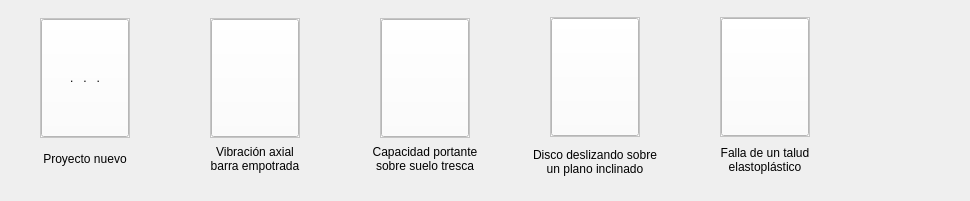
          <widget class="QWidget" name="scrollAreaWidgetContents_2">
           <property name="geometry">
            <rect>
             <x>0</x>
             <y>0</y>
             <width>970</width>
             <height>201</height>
            </rect>
           </property>
           <property name="sizePolicy">
            <sizepolicy hsizetype="Fixed" vsizetype="Fixed">
             <horstretch>0</horstretch>
             <verstretch>0</verstretch>
            </sizepolicy>
           </property>
           <layout class="QHBoxLayout" name="horizontalLayout_5">
            <property name="spacing">
             <number>0</number>
            </property>
            <property name="leftMargin">
             <number>0</number>
            </property>
            <property name="topMargin">
             <number>15</number>
            </property>
            <property name="rightMargin">
             <number>0</number>
            </property>
            <property name="bottomMargin">
             <number>0</number>
            </property>
            <item>
             <widget class="QFrame" name="frame_4">
              <property name="sizePolicy">
               <sizepolicy hsizetype="Fixed" vsizetype="Fixed">
                <horstretch>0</horstretch>
                <verstretch>0</verstretch>
               </sizepolicy>
              </property>
              <layout class="QHBoxLayout" name="horizontalLayout_4">
               <property name="spacing">
                <number>0</number>
               </property>
               <property name="leftMargin">
                <number>0</number>
               </property>
               <property name="topMargin">
                <number>0</number>
               </property>
               <property name="rightMargin">
                <number>0</number>
               </property>
               <property name="bottomMargin">
                <number>16</number>
               </property>
               <item>
                <layout class="QVBoxLayout" name="verticalLayout_2">
                 <item>
                  <layout class="QHBoxLayout" name="horizontalLayout_8">
                   <item>
                    <spacer name="horizontalSpacer_5">
                     <property name="orientation">
                      <enum>Qt::Horizontal</enum>
                     </property>
                     <property name="sizeHint" stdset="0">
                      <size>
                       <width>40</width>
                       <height>20</height>
                      </size>
                     </property>
                    </spacer>
                   </item>
                   <item>
                    <widget class="QFrame" name="frame_cardNew1">
                     <property name="minimumSize">
                      <size>
                       <width>90</width>
                       <height>120</height>
                      </size>
                     </property>
                     <property name="maximumSize">
                      <size>
                       <width>90</width>
                       <height>120</height>
                      </size>
                     </property>
                     <property name="styleSheet">
                      <string notr="true">background-color: rgb(255, 255, 255);</string>
                     </property>
                     <property name="frameShape">
                      <enum>QFrame::StyledPanel</enum>
                     </property>
                     <property name="frameShadow">
                      <enum>QFrame::Raised</enum>
                     </property>
                     <layout class="QHBoxLayout" name="horizontalLayout">
                      <property name="spacing">
                       <number>0</number>
                      </property>
                      <property name="leftMargin">
                       <number>0</number>
                      </property>
                      <property name="topMargin">
                       <number>0</number>
                      </property>
                      <property name="rightMargin">
                       <number>0</number>
                      </property>
                      <property name="bottomMargin">
                       <number>0</number>
                      </property>
                      <item>
                       <widget class="QToolButton" name="toolButton_cardNew1">
                        <property name="sizePolicy">
                         <sizepolicy hsizetype="Expanding" vsizetype="Expanding">
                          <horstretch>0</horstretch>
                          <verstretch>0</verstretch>
                         </sizepolicy>
                        </property>
                        <property name="text">
                         <string>.   .   .</string>
                        </property>
                       </widget>
                      </item>
                     </layout>
                    </widget>
                   </item>
                   <item>
                    <spacer name="horizontalSpacer_6">
                     <property name="orientation">
                      <enum>Qt::Horizontal</enum>
                     </property>
                     <property name="sizeHint" stdset="0">
                      <size>
                       <width>40</width>
                       <height>20</height>
                      </size>
                     </property>
                    </spacer>
                   </item>
                  </layout>
                 </item>
                 <item>
                  <widget class="QLabel" name="label_cardNew1">
                   <property name="minimumSize">
                    <size>
                     <width>120</width>
                     <height>40</height>
                    </size>
                   </property>
                   <property name="maximumSize">
                    <size>
                     <width>16777215</width>
                     <height>40</height>
                    </size>
                   </property>
                   <property name="text">
                    <string>Proyecto nuevo</string>
                   </property>
                   <property name="alignment">
                    <set>Qt::AlignCenter</set>
                   </property>
                  </widget>
                 </item>
                </layout>
               </item>
               <item>
                <layout class="QVBoxLayout" name="verticalLayout_3">
                 <item>
                  <layout class="QHBoxLayout" name="horizontalLayout_11">
                   <item>
                    <spacer name="horizontalSpacer_7">
                     <property name="orientation">
                      <enum>Qt::Horizontal</enum>
                     </property>
                     <property name="sizeHint" stdset="0">
                      <size>
                       <width>40</width>
                       <height>20</height>
                      </size>
                     </property>
                    </spacer>
                   </item>
                   <item>
                    <widget class="QFrame" name="frame_cardNew2">
                     <property name="minimumSize">
                      <size>
                       <width>90</width>
                       <height>120</height>
                      </size>
                     </property>
                     <property name="maximumSize">
                      <size>
                       <width>90</width>
                       <height>120</height>
                      </size>
                     </property>
                     <property name="styleSheet">
                      <string notr="true">background-color: rgb(255, 255, 255);</string>
                     </property>
                     <property name="frameShape">
                      <enum>QFrame::StyledPanel</enum>
                     </property>
                     <property name="frameShadow">
                      <enum>QFrame::Raised</enum>
                     </property>
                     <layout class="QHBoxLayout" name="horizontalLayout_15">
                      <property name="spacing">
                       <number>0</number>
                      </property>
                      <property name="leftMargin">
                       <number>0</number>
                      </property>
                      <property name="topMargin">
                       <number>0</number>
                      </property>
                      <property name="rightMargin">
                       <number>0</number>
                      </property>
                      <property name="bottomMargin">
                       <number>0</number>
                      </property>
                      <item>
                       <widget class="QToolButton" name="toolButton_cardNew2">
                        <property name="sizePolicy">
                         <sizepolicy hsizetype="Expanding" vsizetype="Expanding">
                          <horstretch>0</horstretch>
                          <verstretch>0</verstretch>
                         </sizepolicy>
                        </property>
                        <property name="text">
                         <string/>
                        </property>
                        <property name="icon">
                         <iconset>
                          <normaloff>../resources/imagenes/ejemplo_viga.png</normaloff>../resources/imagenes/ejemplo_viga.png</iconset>
                        </property>
                        <property name="iconSize">
                         <size>
                          <width>100</width>
                          <height>100</height>
                         </size>
                        </property>
                       </widget>
                      </item>
                     </layout>
                    </widget>
                   </item>
                   <item>
                    <spacer name="horizontalSpacer_8">
                     <property name="orientation">
                      <enum>Qt::Horizontal</enum>
                     </property>
                     <property name="sizeHint" stdset="0">
                      <size>
                       <width>40</width>
                       <height>20</height>
                      </size>
                     </property>
                    </spacer>
                   </item>
                  </layout>
                 </item>
                 <item>
                  <widget class="QLabel" name="label_cardNew2">
                   <property name="minimumSize">
                    <size>
                     <width>120</width>
                     <height>40</height>
                    </size>
                   </property>
                   <property name="maximumSize">
                    <size>
                     <width>16777215</width>
                     <height>40</height>
                    </size>
                   </property>
                   <property name="text">
                    <string>Vibración axial 
barra empotrada</string>
                   </property>
                   <property name="alignment">
                    <set>Qt::AlignCenter</set>
                   </property>
                  </widget>
                 </item>
                </layout>
               </item>
               <item>
                <layout class="QVBoxLayout" name="verticalLayout_4">
                 <item>
                  <layout class="QHBoxLayout" name="horizontalLayout_13">
                   <property name="sizeConstraint">
                    <enum>QLayout::SetDefaultConstraint</enum>
                   </property>
                   <item>
                    <spacer name="horizontalSpacer_11">
                     <property name="orientation">
                      <enum>Qt::Horizontal</enum>
                     </property>
                     <property name="sizeHint" stdset="0">
                      <size>
                       <width>40</width>
                       <height>20</height>
                      </size>
                     </property>
                    </spacer>
                   </item>
                   <item>
                    <widget class="QFrame" name="frame_cardNew3">
                     <property name="minimumSize">
                      <size>
                       <width>90</width>
                       <height>120</height>
                      </size>
                     </property>
                     <property name="maximumSize">
                      <size>
                       <width>90</width>
                       <height>120</height>
                      </size>
                     </property>
                     <property name="styleSheet">
                      <string notr="true">background-color: rgb(255, 255, 255);</string>
                     </property>
                     <property name="frameShape">
                      <enum>QFrame::StyledPanel</enum>
                     </property>
                     <property name="frameShadow">
                      <enum>QFrame::Raised</enum>
                     </property>
                     <layout class="QHBoxLayout" name="horizontalLayout_16">
                      <property name="spacing">
                       <number>0</number>
                      </property>
                      <property name="leftMargin">
                       <number>0</number>
                      </property>
                      <property name="topMargin">
                       <number>0</number>
                      </property>
                      <property name="rightMargin">
                       <number>0</number>
                      </property>
                      <property name="bottomMargin">
                       <number>0</number>
                      </property>
                      <item>
                       <widget class="QToolButton" name="toolButton_cardNew3">
                        <property name="sizePolicy">
                         <sizepolicy hsizetype="Expanding" vsizetype="Expanding">
                          <horstretch>0</horstretch>
                          <verstretch>0</verstretch>
                         </sizepolicy>
                        </property>
                        <property name="text">
                         <string/>
                        </property>
                        <property name="icon">
                         <iconset>
                          <normaloff>../resources/imagenes/ejemplo_capacidad_portante.png</normaloff>../resources/imagenes/ejemplo_capacidad_portante.png</iconset>
                        </property>
                        <property name="iconSize">
                         <size>
                          <width>100</width>
                          <height>100</height>
                         </size>
                        </property>
                       </widget>
                      </item>
                     </layout>
                    </widget>
                   </item>
                   <item>
                    <spacer name="horizontalSpacer_12">
                     <property name="orientation">
                      <enum>Qt::Horizontal</enum>
                     </property>
                     <property name="sizeHint" stdset="0">
                      <size>
                       <width>40</width>
                       <height>20</height>
                      </size>
                     </property>
                    </spacer>
                   </item>
                  </layout>
                 </item>
                 <item>
                  <widget class="QLabel" name="label_cardNew3">
                   <property name="minimumSize">
                    <size>
                     <width>0</width>
                     <height>40</height>
                    </size>
                   </property>
                   <property name="maximumSize">
                    <size>
                     <width>16777215</width>
                     <height>40</height>
                    </size>
                   </property>
                   <property name="text">
                    <string>Capacidad portante
sobre suelo tresca</string>
                   </property>
                   <property name="alignment">
                    <set>Qt::AlignCenter</set>
                   </property>
                  </widget>
                 </item>
                </layout>
               </item>
               <item>
                <layout class="QVBoxLayout" name="verticalLayout_14">
                 <property name="spacing">
                  <number>5</number>
                 </property>
                 <item>
                  <layout class="QHBoxLayout" name="horizontalLayout_12">
                   <item>
                    <spacer name="horizontalSpacer_9">
                     <property name="orientation">
                      <enum>Qt::Horizontal</enum>
                     </property>
                     <property name="sizeHint" stdset="0">
                      <size>
                       <width>40</width>
                       <height>20</height>
                      </size>
                     </property>
                    </spacer>
                   </item>
                   <item>
                    <widget class="QFrame" name="frame_cardNew4">
                     <property name="minimumSize">
                      <size>
                       <width>90</width>
                       <height>120</height>
                      </size>
                     </property>
                     <property name="maximumSize">
                      <size>
                       <width>90</width>
                       <height>120</height>
                      </size>
                     </property>
                     <property name="styleSheet">
                      <string notr="true">background-color: rgb(255, 255, 255);</string>
                     </property>
                     <property name="frameShape">
                      <enum>QFrame::StyledPanel</enum>
                     </property>
                     <property name="frameShadow">
                      <enum>QFrame::Raised</enum>
                     </property>
                     <layout class="QHBoxLayout" name="horizontalLayout_17">
                      <property name="spacing">
                       <number>0</number>
                      </property>
                      <property name="leftMargin">
                       <number>0</number>
                      </property>
                      <property name="topMargin">
                       <number>0</number>
                      </property>
                      <property name="rightMargin">
                       <number>0</number>
                      </property>
                      <property name="bottomMargin">
                       <number>0</number>
                      </property>
                      <item>
                       <widget class="QToolButton" name="toolButton_cardNew4">
                        <property name="sizePolicy">
                         <sizepolicy hsizetype="Expanding" vsizetype="Expanding">
                          <horstretch>0</horstretch>
                          <verstretch>0</verstretch>
                         </sizepolicy>
                        </property>
                        <property name="text">
                         <string/>
                        </property>
                        <property name="icon">
                         <iconset>
                          <normaloff>../resources/imagenes/ejemplo_disco.png</normaloff>../resources/imagenes/ejemplo_disco.png</iconset>
                        </property>
                        <property name="iconSize">
                         <size>
                          <width>100</width>
                          <height>100</height>
                         </size>
                        </property>
                       </widget>
                      </item>
                     </layout>
                    </widget>
                   </item>
                   <item>
                    <spacer name="horizontalSpacer_10">
                     <property name="orientation">
                      <enum>Qt::Horizontal</enum>
                     </property>
                     <property name="sizeHint" stdset="0">
                      <size>
                       <width>40</width>
                       <height>20</height>
                      </size>
                     </property>
                    </spacer>
                   </item>
                  </layout>
                 </item>
                 <item>
                  <widget class="QLabel" name="label_cardNew4">
                   <property name="minimumSize">
                    <size>
                     <width>0</width>
                     <height>40</height>
                    </size>
                   </property>
                   <property name="maximumSize">
                    <size>
                     <width>16777215</width>
                     <height>40</height>
                    </size>
                   </property>
                   <property name="text">
                    <string>Disco deslizando sobre
un plano inclinado</string>
                   </property>
                   <property name="alignment">
                    <set>Qt::AlignCenter</set>
                   </property>
                  </widget>
                 </item>
                </layout>
               </item>
               <item>
                <layout class="QVBoxLayout" name="verticalLayout_15">
                 <item>
                  <layout class="QHBoxLayout" name="horizontalLayout_14">
                   <item>
                    <spacer name="horizontalSpacer_13">
                     <property name="orientation">
                      <enum>Qt::Horizontal</enum>
                     </property>
                     <property name="sizeHint" stdset="0">
                      <size>
                       <width>40</width>
                       <height>20</height>
                      </size>
                     </property>
                    </spacer>
                   </item>
                   <item>
                    <widget class="QFrame" name="frame_cardNew5">
                     <property name="sizePolicy">
                      <sizepolicy hsizetype="Preferred" vsizetype="Preferred">
                       <horstretch>90</horstretch>
                       <verstretch>120</verstretch>
                      </sizepolicy>
                     </property>
                     <property name="minimumSize">
                      <size>
                       <width>90</width>
                       <height>120</height>
                      </size>
                     </property>
                     <property name="maximumSize">
                      <size>
                       <width>90</width>
                       <height>120</height>
                      </size>
                     </property>
                     <property name="styleSheet">
                      <string notr="true">background-color: rgb(255, 255, 255);</string>
                     </property>
                     <property name="frameShape">
                      <enum>QFrame::StyledPanel</enum>
                     </property>
                     <property name="frameShadow">
                      <enum>QFrame::Raised</enum>
                     </property>
                     <layout class="QHBoxLayout" name="horizontalLayout_18">
                      <property name="spacing">
                       <number>0</number>
                      </property>
                      <property name="leftMargin">
                       <number>0</number>
                      </property>
                      <property name="topMargin">
                       <number>0</number>
                      </property>
                      <property name="rightMargin">
                       <number>0</number>
                      </property>
                      <property name="bottomMargin">
                       <number>0</number>
                      </property>
                      <item>
                       <widget class="QToolButton" name="toolButton_cardNew5">
                        <property name="sizePolicy">
                         <sizepolicy hsizetype="Expanding" vsizetype="Expanding">
                          <horstretch>0</horstretch>
                          <verstretch>0</verstretch>
                         </sizepolicy>
                        </property>
                        <property name="text">
                         <string/>
                        </property>
                        <property name="icon">
                         <iconset>
                          <normaloff>../resources/imagenes/ejemplo_talud.png</normaloff>../resources/imagenes/ejemplo_talud.png</iconset>
                        </property>
                        <property name="iconSize">
                         <size>
                          <width>100</width>
                          <height>100</height>
                         </size>
                        </property>
                       </widget>
                      </item>
                     </layout>
                    </widget>
                   </item>
                   <item>
                    <spacer name="horizontalSpacer_14">
                     <property name="orientation">
                      <enum>Qt::Horizontal</enum>
                     </property>
                     <property name="sizeHint" stdset="0">
                      <size>
                       <width>40</width>
                       <height>20</height>
                      </size>
                     </property>
                    </spacer>
                   </item>
                  </layout>
                 </item>
                 <item>
                  <widget class="QLabel" name="label_cardNew5">
                   <property name="minimumSize">
                    <size>
                     <width>0</width>
                     <height>40</height>
                    </size>
                   </property>
                   <property name="maximumSize">
                    <size>
                     <width>16777215</width>
                     <height>401</height>
                    </size>
                   </property>
                   <property name="text">
                    <string>Falla de un talud
elastoplástico</string>
                   </property>
                   <property name="alignment">
                    <set>Qt::AlignCenter</set>
                   </property>
                  </widget>
                 </item>
                </layout>
               </item>
              </layout>
             </widget>
            </item>
            <item>
             <spacer name="horizontalSpacer_4">
              <property name="orientation">
               <enum>Qt::Horizontal</enum>
              </property>
              <property name="sizeHint" stdset="0">
               <size>
                <width>40</width>
                <height>20</height>
               </size>
              </property>
             </spacer>
            </item>
           </layout>
          </widget>
